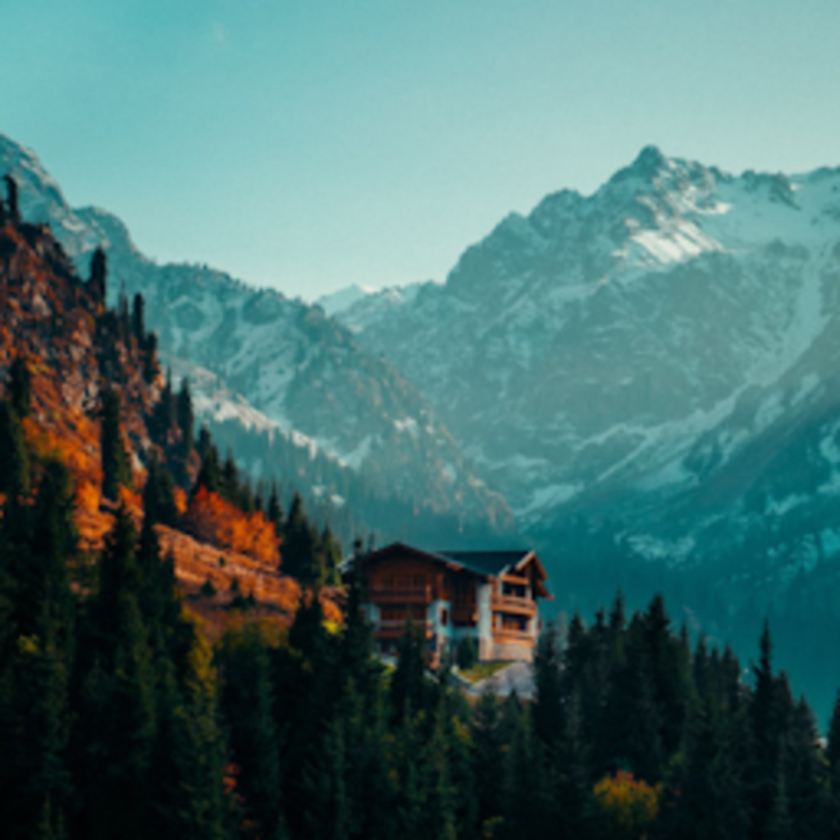
#> input picture Lab3_Bilateral_filtering/images/test(1024x1024).png, 840 x 840 px, shrunk from 1024 x 1024 before the run, found by its file name
$ python bilaterial_filtering_gpu.py
#> lines starting #> are read from the running program, lines starting #| are printed output that depends on the picture
import cv2
import numpy as np
import pycuda.autoinit
import pycuda.driver as cuda
from matplotlib import pyplot as plt
from pycuda.compiler import SourceModule
import time

# Load the image
image = cv2.imread("test(1024x1024).png", cv2.IMREAD_GRAYSCALE)
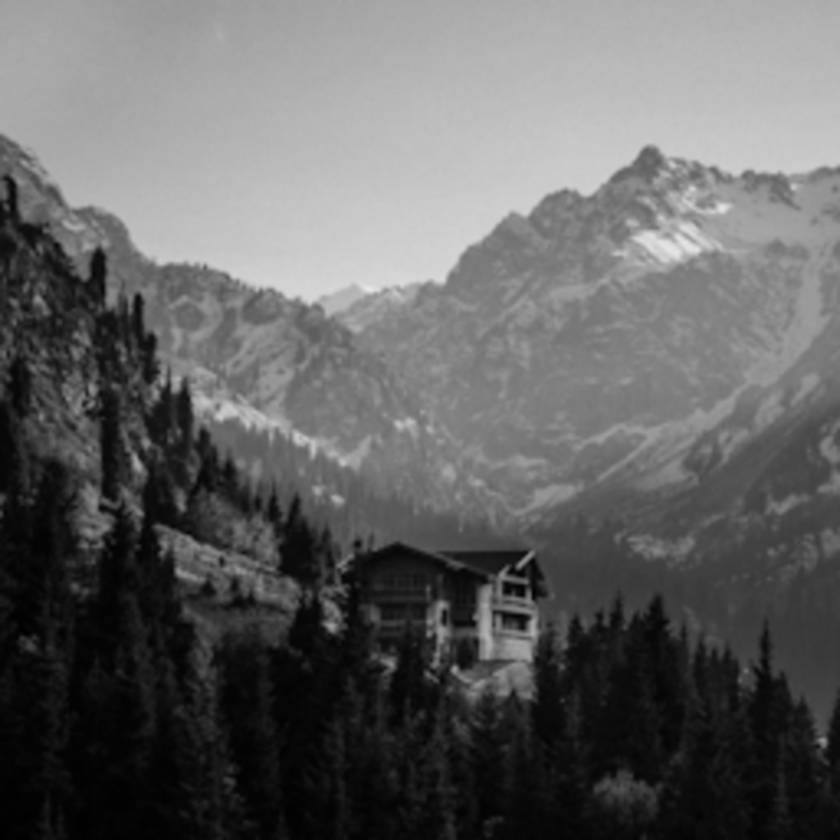
#> image: shape (840, 840); min 0, max 233, mean 98.8

# Copy the image data to the GPU
#> (the run stopped early here; a loop or call above may not have finished)
